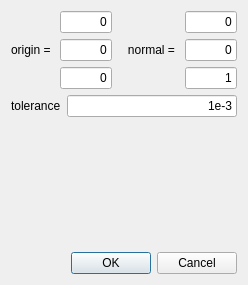
<?xml version="1.0" encoding="UTF-8"?>
<ui version="4.0">
 <class>GuiFillPlane</class>
 <widget class="QDialog" name="GuiFillPlane">
  <property name="geometry">
   <rect>
    <x>0</x>
    <y>0</y>
    <width>248</width>
    <height>285</height>
   </rect>
  </property>
  <property name="windowTitle">
   <string>Dialog</string>
  </property>
  <layout class="QVBoxLayout" name="verticalLayout_3">
   <item>
    <layout class="QHBoxLayout" name="horizontalLayout">
     <item>
      <widget class="QLabel" name="label">
       <property name="text">
        <string>origin = </string>
       </property>
      </widget>
     </item>
     <item>
      <layout class="QVBoxLayout" name="verticalLayout">
       <item>
        <widget class="QLineEdit" name="m_LineEditX">
         <property name="text">
          <string>0</string>
         </property>
         <property name="alignment">
          <set>Qt::AlignRight|Qt::AlignTrailing|Qt::AlignVCenter</set>
         </property>
        </widget>
       </item>
       <item>
        <widget class="QLineEdit" name="m_LineEditY">
         <property name="text">
          <string>0</string>
         </property>
         <property name="alignment">
          <set>Qt::AlignRight|Qt::AlignTrailing|Qt::AlignVCenter</set>
         </property>
        </widget>
       </item>
       <item>
        <widget class="QLineEdit" name="m_LineEditZ">
         <property name="text">
          <string>0</string>
         </property>
         <property name="alignment">
          <set>Qt::AlignRight|Qt::AlignTrailing|Qt::AlignVCenter</set>
         </property>
        </widget>
       </item>
      </layout>
     </item>
     <item>
      <widget class="QLabel" name="label_2">
       <property name="text">
        <string>   normal = </string>
       </property>
      </widget>
     </item>
     <item>
      <layout class="QVBoxLayout" name="verticalLayout_2">
       <item>
        <widget class="QLineEdit" name="m_LineEditNx">
         <property name="text">
          <string>0</string>
         </property>
         <property name="alignment">
          <set>Qt::AlignRight|Qt::AlignTrailing|Qt::AlignVCenter</set>
         </property>
        </widget>
       </item>
       <item>
        <widget class="QLineEdit" name="m_LineEditNy">
         <property name="text">
          <string>0</string>
         </property>
         <property name="alignment">
          <set>Qt::AlignRight|Qt::AlignTrailing|Qt::AlignVCenter</set>
         </property>
        </widget>
       </item>
       <item>
        <widget class="QLineEdit" name="m_LineEditNz">
         <property name="text">
          <string>1</string>
         </property>
         <property name="alignment">
          <set>Qt::AlignRight|Qt::AlignTrailing|Qt::AlignVCenter</set>
         </property>
        </widget>
       </item>
      </layout>
     </item>
    </layout>
   </item>
   <item>
    <layout class="QHBoxLayout" name="horizontalLayout_2">
     <item>
      <widget class="QLabel" name="label_3">
       <property name="text">
        <string>tolerance</string>
       </property>
      </widget>
     </item>
     <item>
      <widget class="QLineEdit" name="m_LineEditPrec">
       <property name="text">
        <string>1e-3</string>
       </property>
       <property name="alignment">
        <set>Qt::AlignRight|Qt::AlignTrailing|Qt::AlignVCenter</set>
       </property>
      </widget>
     </item>
    </layout>
   </item>
   <item>
    <spacer name="verticalSpacer">
     <property name="orientation">
      <enum>Qt::Vertical</enum>
     </property>
     <property name="sizeHint" stdset="0">
      <size>
       <width>20</width>
       <height>40</height>
      </size>
     </property>
    </spacer>
   </item>
   <item>
    <widget class="QDialogButtonBox" name="buttonBox">
     <property name="orientation">
      <enum>Qt::Horizontal</enum>
     </property>
     <property name="standardButtons">
      <set>QDialogButtonBox::Cancel|QDialogButtonBox::Ok</set>
     </property>
    </widget>
   </item>
  </layout>
 </widget>
 <tabstops>
  <tabstop>m_LineEditX</tabstop>
  <tabstop>m_LineEditY</tabstop>
  <tabstop>m_LineEditZ</tabstop>
  <tabstop>m_LineEditNx</tabstop>
  <tabstop>m_LineEditNy</tabstop>
  <tabstop>m_LineEditNz</tabstop>
  <tabstop>m_LineEditPrec</tabstop>
  <tabstop>buttonBox</tabstop>
 </tabstops>
 <resources/>
 <connections>
  <connection>
   <sender>buttonBox</sender>
   <signal>accepted()</signal>
   <receiver>GuiFillPlane</receiver>
   <slot>accept()</slot>
   <hints>
    <hint type="sourcelabel">
     <x>248</x>
     <y>254</y>
    </hint>
    <hint type="destinationlabel">
     <x>157</x>
     <y>274</y>
    </hint>
   </hints>
  </connection>
  <connection>
   <sender>buttonBox</sender>
   <signal>rejected()</signal>
   <receiver>GuiFillPlane</receiver>
   <slot>reject()</slot>
   <hints>
    <hint type="sourcelabel">
     <x>316</x>
     <y>260</y>
    </hint>
    <hint type="destinationlabel">
     <x>286</x>
     <y>274</y>
    </hint>
   </hints>
  </connection>
 </connections>
</ui>
